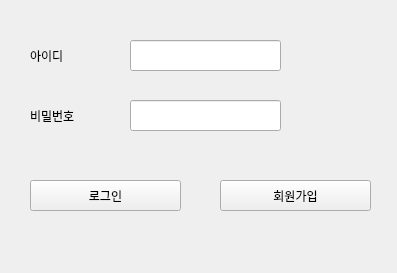
<?xml version="1.0" encoding="UTF-8"?>
<ui version="4.0">
 <class>Form</class>
 <widget class="QWidget" name="Form">
  <property name="geometry">
   <rect>
    <x>0</x>
    <y>0</y>
    <width>397</width>
    <height>273</height>
   </rect>
  </property>
  <property name="windowTitle">
   <string>Form</string>
  </property>
  <widget class="QPushButton" name="Login_Button">
   <property name="geometry">
    <rect>
     <x>30</x>
     <y>180</y>
     <width>151</width>
     <height>31</height>
    </rect>
   </property>
   <property name="text">
    <string>로그인</string>
   </property>
  </widget>
  <widget class="QLineEdit" name="ID_Edit">
   <property name="geometry">
    <rect>
     <x>130</x>
     <y>40</y>
     <width>151</width>
     <height>31</height>
    </rect>
   </property>
  </widget>
  <widget class="QLineEdit" name="PW_Edit">
   <property name="geometry">
    <rect>
     <x>130</x>
     <y>100</y>
     <width>151</width>
     <height>31</height>
    </rect>
   </property>
  </widget>
  <widget class="QLabel" name="label">
   <property name="geometry">
    <rect>
     <x>30</x>
     <y>50</y>
     <width>56</width>
     <height>12</height>
    </rect>
   </property>
   <property name="text">
    <string>아이디</string>
   </property>
  </widget>
  <widget class="QLabel" name="label_2">
   <property name="geometry">
    <rect>
     <x>30</x>
     <y>110</y>
     <width>56</width>
     <height>12</height>
    </rect>
   </property>
   <property name="text">
    <string>비밀번호</string>
   </property>
  </widget>
  <widget class="QPushButton" name="Accession_Button">
   <property name="geometry">
    <rect>
     <x>220</x>
     <y>180</y>
     <width>151</width>
     <height>31</height>
    </rect>
   </property>
   <property name="text">
    <string>회원가입</string>
   </property>
  </widget>
 </widget>
 <resources/>
 <connections/>
</ui>
